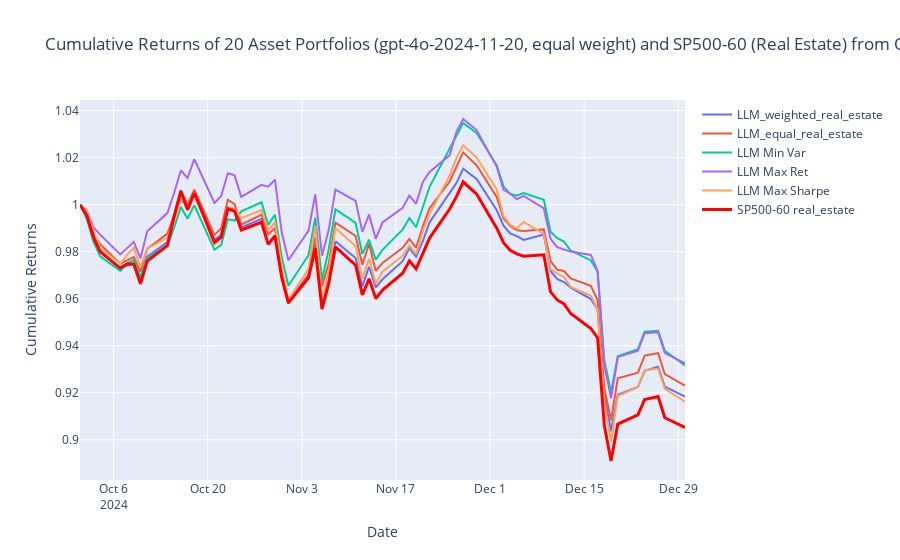

Write notebook code for a chart like this one.
### Code cell
index_names = {
    sector_ticker: f'{full_ticker} {sector_name}'
}

temp_index_data_outs = index_data_outs.copy()
index_first_date = temp_index_data_outs.index[0]
index_previous_trading_date = index_first_date - BDay(1)
index_baseline_row = pd.DataFrame(
    data=np.zeros((1, temp_index_data_outs.shape[1])),  
    index=[index_previous_trading_date],                 
    columns=temp_index_data_outs.columns
)
temp_index_data_outs_with_baseline = pd.concat([index_baseline_row, temp_index_data_outs])

cumulative_returns_llm[index_names[sector_ticker]] = (1 + temp_index_data_outs_with_baseline[ticker]).cumprod()

cumulative_returns_llm.index = pd.to_datetime(cumulative_returns_llm.index)
outsample_data = cumulative_returns_llm.loc[outsample_startdate:outsample_enddate]

fig = go.Figure()


for column in outsample_data.columns:
    if column == f'{full_ticker} {sector_name}':
        fig.add_trace(go.Scatter(x=outsample_data.index,
                                 y=outsample_data[column],
                                 mode='lines',
                                 name=column,
                                 line=dict(width=3, color='red')))
    else:
        fig.add_trace(go.Scatter(x=outsample_data.index,
                                 y=outsample_data[column],
                                 mode='lines',
                                 name=column))


num_asset = len(df_sector)
fig.update_layout(
    title=f'Cumulative Returns of {num_asset} Asset Portfolios ({model}, equal weight) and {full_ticker} ({sector_name_full}) from Oct 24 to Dec 24',
    xaxis_title='Date',
    yaxis_title='Cumulative Returns',
    hovermode="x unified"
)

fig.show()
